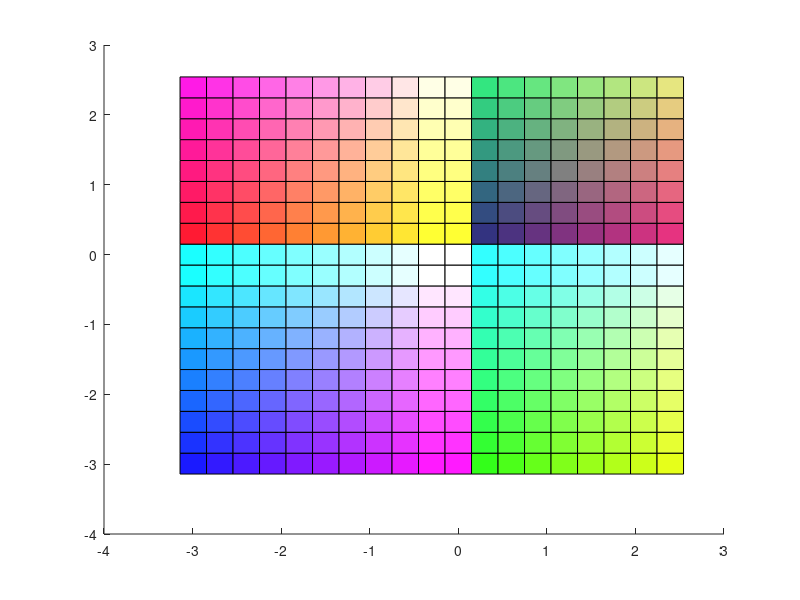

The MATLAB source for this figure: (Note: this script raises an error after producing the figure.)
function plotcomplexfnc(fnc,rangeReal,rangeIm,npoints)
if nargin<1
    fnc=@(x)lambertw(x);
end

if nargin<2
    rangeReal=[-pi pi];
end

if nargin<3
    rangeIm=[-pi pi];
end

if nargin<4
    npoints=20;
end

close all;
figure(1);
cs=zeros(npoints,npoints,3);
c=[0 0 0];
for i=1:npoints-1
    for j=1:npoints-1
        x=([i i i+1 i+1]-1).*(rangeReal(2)-rangeReal(1))/(npoints+1)+rangeReal(1);
        y=([j j+1 j+1 j]-1).*(rangeIm(2)-rangeIm(1))/(npoints+1)+rangeIm(1);
        if x(1)>0&&y(1)>0
            c(1)=(i-npoints/2)/(npoints/2);
            c(2)=(j-npoints/2)/(npoints/2);
            c(3)=0.5;
        elseif x(1)<0&&y(1)>0
            c(1)=1;
            c(2)=i/(npoints/2);
            c(3)=(j-npoints/2)/(npoints/2);
        elseif x(1)>0&&y(1)<0
            c(1)=(i-npoints/2)/(npoints/2);
            c(2)=1;
            c(3)=(j)/(npoints/2);
        else 
            c(1)=(i)/(npoints/2);
            c(2)=(j)/(npoints/2);
            c(3)=1;
        end

        c(c>1)=1;
        c(c<0)=0;
        cs(i,j,:)=c;
        patch(x,y,cs(i,j,:));
       % set(h,'Edgecolor','none')
    end

end

hold on;
figure(2);
for i=1:npoints-1
    for j=1:npoints-1
        x=([i i i+1 i+1]-1).*(rangeReal(2)-rangeReal(1))/(npoints+1)+rangeReal(1);
        y=([j j+1 j+1 j]-1).*(rangeIm(2)-rangeIm(1))/(npoints+1)+rangeIm(1);
        c=x+y*1i;
        c1=fnc(c);
        patch(real(c1),imag(c1),cs(i,j,:));
    %    set(h,'Edgecolor','none')
    end

end



